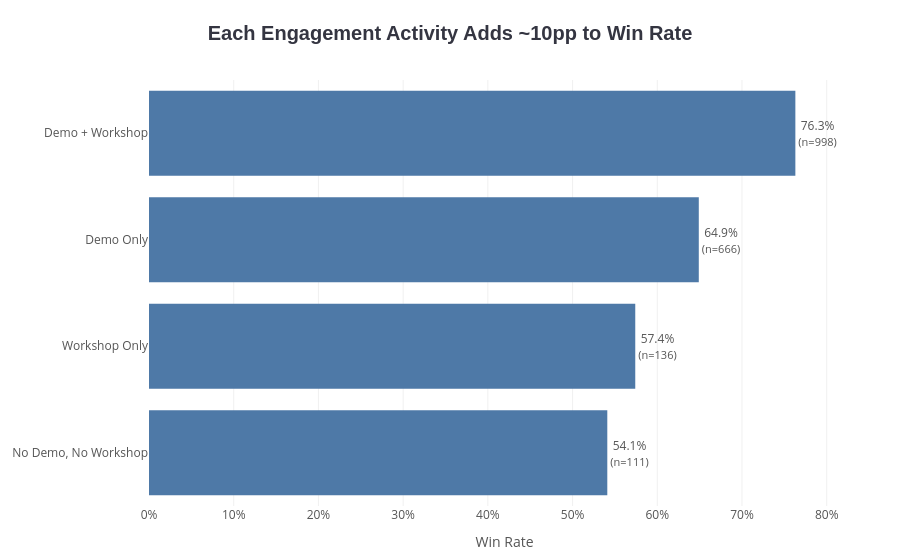

Here is the notebook cell this chart was saved with:
### Code cell
fig = go.Figure(go.Bar(
    x=combo_stats['WinRatePct'],
    y=combo_stats['EngagementLevel'],
    orientation='h',
    marker=dict(color=BLUE, line=dict(width=0)),
    text=combo_stats['WinRatePct'].astype(str) + '%<br><span style="font-size: 11px">(n=' + combo_stats['Volume'].astype(str) + ')</span>',
    textposition='outside',
))

fig.update_layout(
    title=dict(
        text='Each Engagement Activity Adds ~10pp to Win Rate',
        x=0.5,
        xanchor='center'
    )
)

max_winrate = combo_stats['WinRatePct'].max()
fig.update_xaxes(
    title='Win Rate',
    ticksuffix='%',
    gridcolor='#F0F0F0',
    zeroline=False,
    range=[0, max_winrate * 1.1],
)

fig.update_layout(**layout_updates)
fig.show()
fig.write_image("../images/charts/activity-combination.png", width=900, height=400, scale=2)

### Figure 1 — Plotly figure (JSON) as saved in the notebook; plotly's stock layout.template omitted (floating-point values rounded to 4 significant figures)
{"data": [{"marker": {"color": "#4E79A7", "line": {"width": 0}}, "orientation": "h", "text": ["54.1%<br><span style=\"font-size: 11px\">(n=111)</span>", "57.4%<br><span style=\"font-size: 11px\">(n=136)</span>", "64.9%<br><span style=\"font-size: 11px\">(n=666)</span>", "76.3%<br><span style=\"font-size: 11px\">(n=998)</span>"], "textposition": "outside", "type": "bar", "x": [54.1, 57.4, 64.9, 76.3], "y": ["No Demo, No Workshop", "Workshop Only", "Demo Only", "Demo + Workshop"]}], "layout": {"font": {"color": "#555555"}, "margin": {"b": 40, "l": 40, "r": 40, "t": 80}, "paper_bgcolor": "white", "plot_bgcolor": "white", "title": {"font": {"color": "#343541", "family": "Arial, sans-serif", "size": 20, "weight": "bold"}, "text": "Each Engagement Activity Adds ~10pp to Win Rate", "x": 0.5, "xanchor": "center"}, "xaxis": {"gridcolor": "#F0F0F0", "range": [0, 83.93], "ticksuffix": "%", "title": {"text": "Win Rate"}, "zeroline": false}}}
